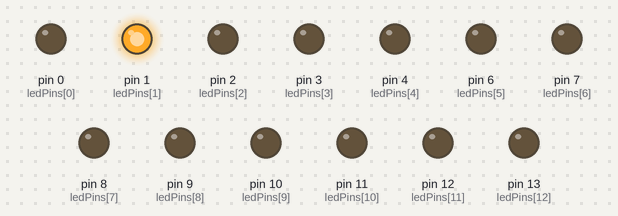
This sketch was run on a simulated Arduino Uno, built with avr-gcc and run on an emulated ATmega328P. Shown: output pins drawn as LEDs (lit = HIGH).

Above: at 0.3 s.
At 0.9 s:
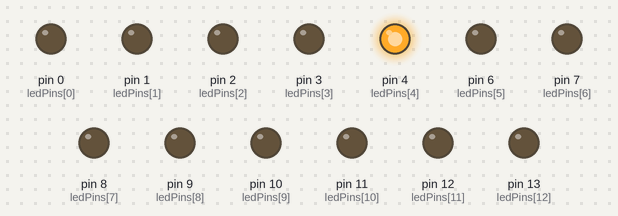
At 1.5 s:
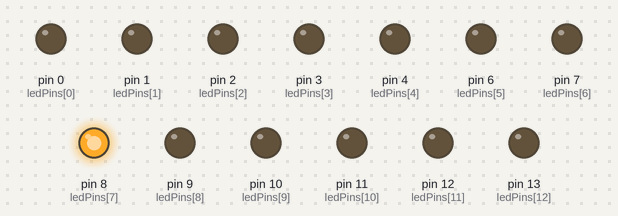
At 2.8 s:
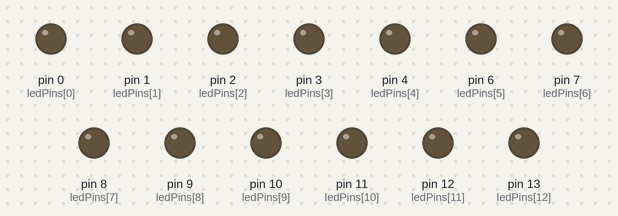
At 4.3 s:
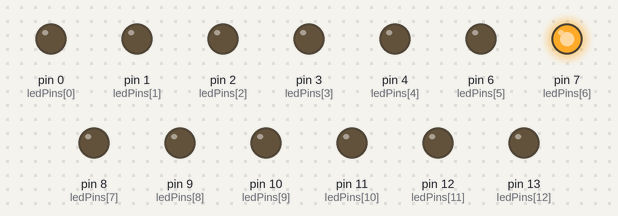
At 5.6 s:
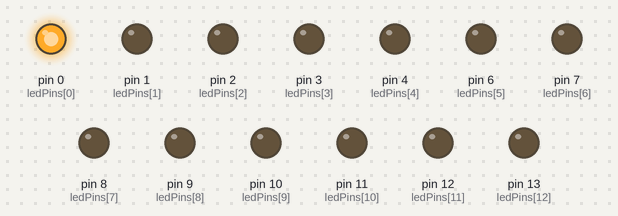
Timing chart, 0 to 7.3 s (numbered marks = the images above):
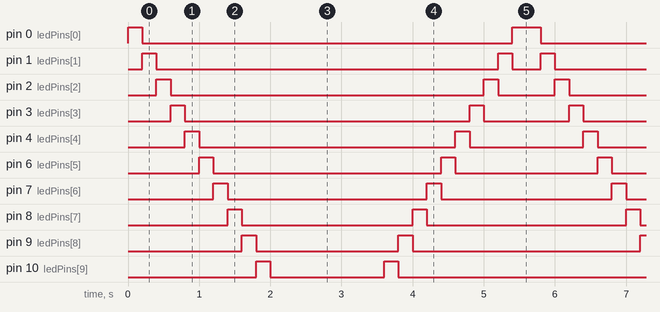

Measured:
- by itself, pin 0 (ledPins[0]): repeats every 5.6 s: LOW 5.2 s, HIGH 0.40 s
- by itself, pin 1 (ledPins[1]): repeats every 5.6 s: LOW 4.8 s, HIGH 0.20 s, LOW 0.40 s, HIGH 0.20 s
- by itself, pin 2 (ledPins[2]): repeats every 5.6 s: LOW 4.4 s, HIGH 0.20 s, LOW 0.80 s, HIGH 0.20 s
- by itself, pin 3 (ledPins[3]): repeats every 5.6 s: LOW 4.0 s, HIGH 0.20 s, LOW 1.2 s, HIGH 0.20 s
- by itself, pin 4 (ledPins[4]): repeats every 5.6 s: LOW 3.6 s, HIGH 0.20 s, LOW 1.6 s, HIGH 0.20 s
- by itself, pin 6 (ledPins[5]): repeats every 5.6 s: LOW 3.2 s, HIGH 0.20 s, LOW 2.0 s, HIGH 0.20 s
- by itself, pin 7 (ledPins[6]): repeats every 5.6 s: LOW 2.8 s, HIGH 0.20 s, LOW 2.4 s, HIGH 0.20 s
- by itself, pin 8 (ledPins[7]): repeats every 5.6 s: LOW 2.4 s, HIGH 0.20 s, LOW 2.8 s, HIGH 0.20 s

The sketch:

ardunio_avr_pins.ino
```cpp
int timer = 200;           // The higher the number, the slower the timing.
int ledPins[] = { 0,1,2,3,4,6,7,8,9,10,11,12,13};       // an array of pin numbers to which LEDs are attached
int pinCount = 14;           // the number of pins (i.e. the length of the array)

void setup() {
  // the array elements are numbered from 0 to (pinCount - 1).
  // use a for loop to initialize each pin as an output:
  for (int a = 0; a < pinCount; a++) {
    pinMode(ledPins[a], OUTPUT);
  }
}

void loop() {
  // loop from the lowest pin to the highest:
  for (int a = 0; a < pinCount; a++) {
    // turn the pin on:
    digitalWrite(ledPins[a], HIGH);
    delay(timer);
    // turn the pin off:
    digitalWrite(ledPins[a], LOW);

  }

  // loop from the highest pin to the lowest:
  for (int thisPin = pinCount - 1; thisPin >= 0; thisPin--) {
    // turn the pin on:
    digitalWrite(ledPins[thisPin], HIGH);
    delay(timer);
    // turn the pin off:
    digitalWrite(ledPins[thisPin], LOW);
  }
}
```
